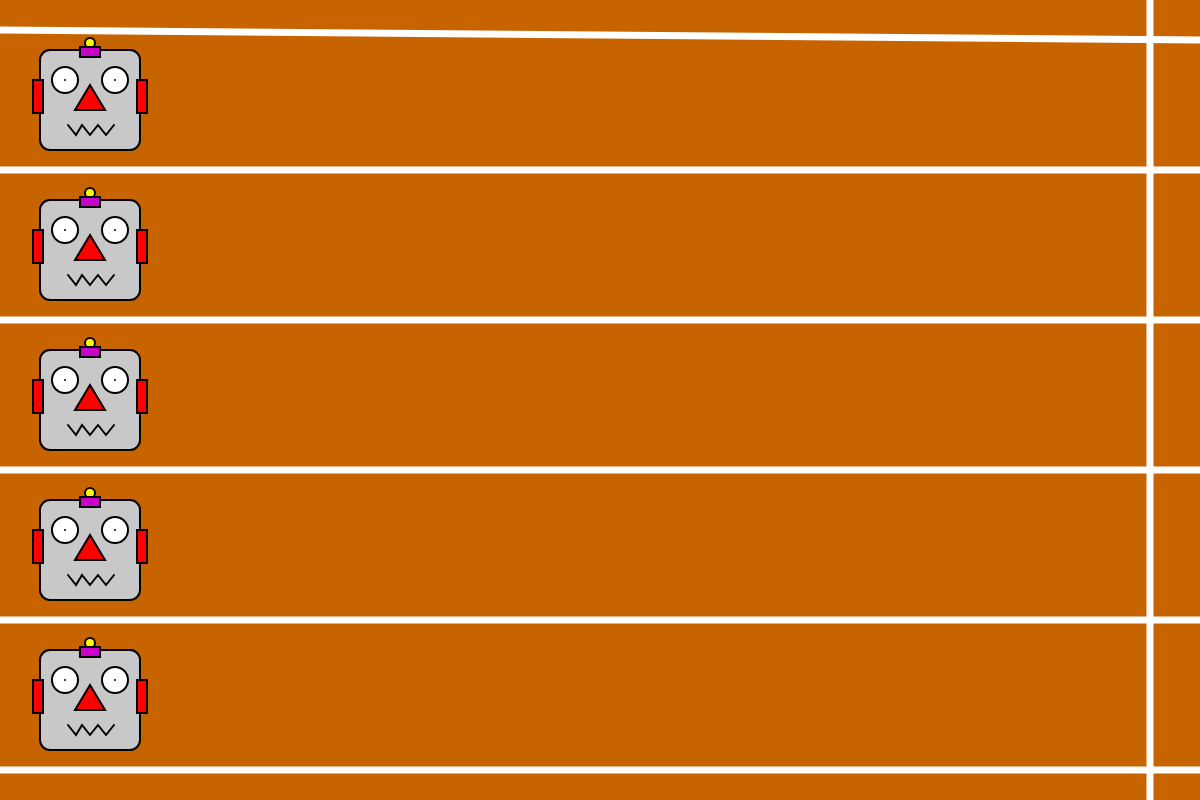
Frame 1 (no input)
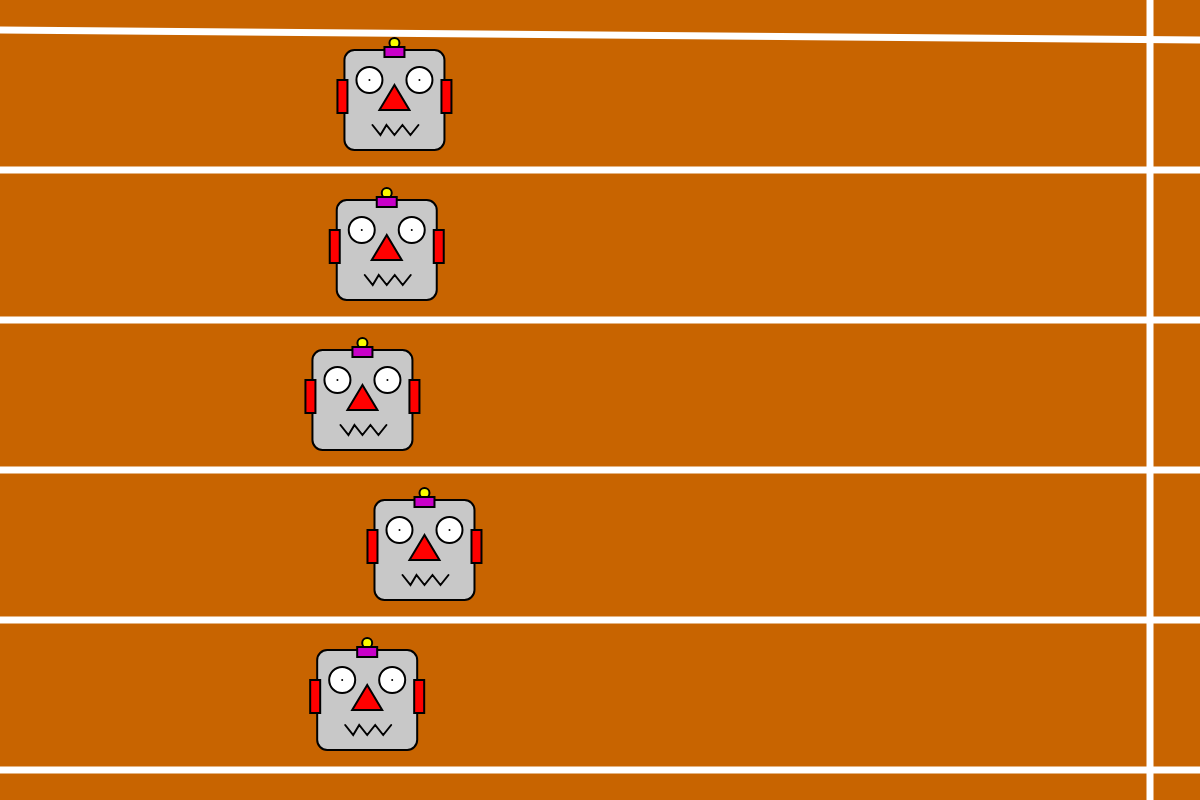
Frame 60 (no input)
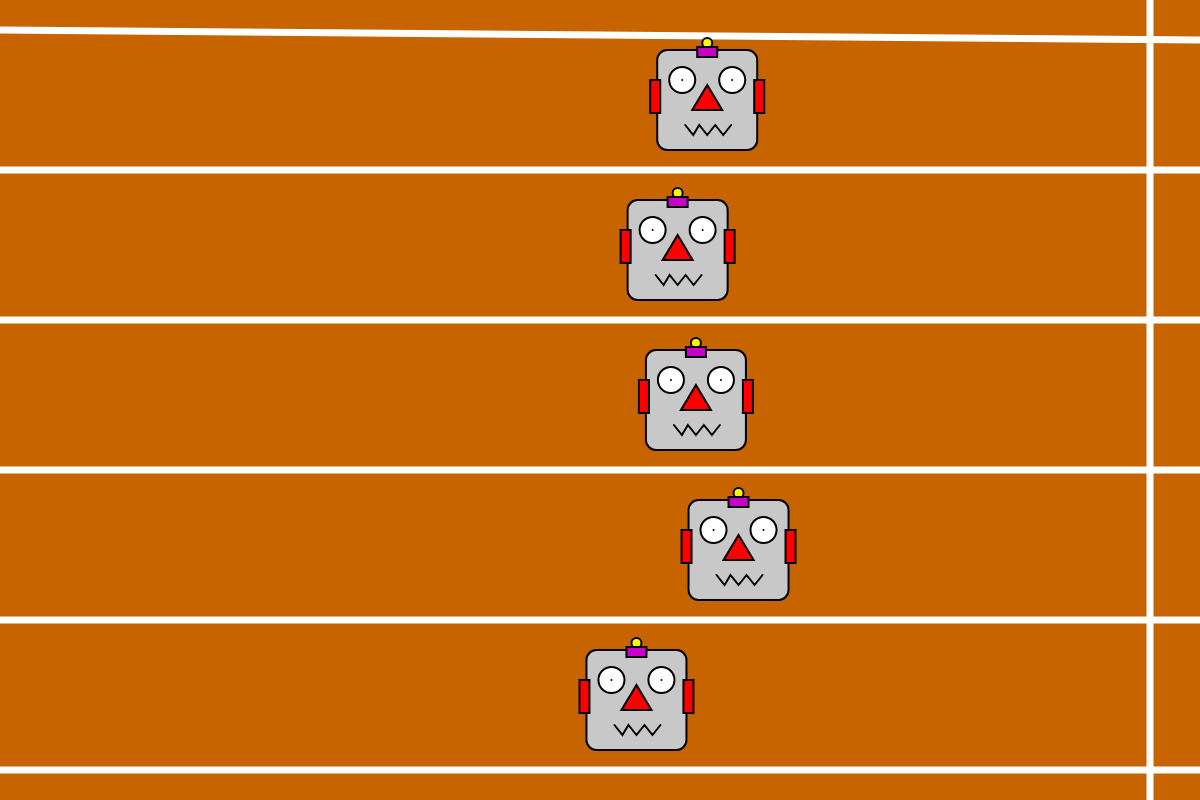
Frame 120 (the mouse pressed at the canvas centre since frame 60)

The p5.js sketch that drew these frames (run headless with seeded random() and noise() and a simulated clock; from frame 60 on, the mouse is pressed at the canvas centre):

// p5.js sketch
// ── sketch.js
/*
Hack It: Robot Olympics

* Make each robot move down the track by increasing its x coordinate each frame. You will want to add some randomness to this so each robot races at a different speed. 
* Check which robot has won the race and display a message saying which robot won. Remember the lanes will are labelled 1-5 not 0-4. 
* Some other things to try out when you've done the basics: 
	* Switch the robotXs and robotYs arrays to a single array of objects. 
	* Change the look of each robot.  
	* [HARD] Make the robots run the other way, or down the screen not across. 
	* [V HARD] make the race distance longer without increasing the size of the canvas. 
	* [V HARD] add "on your marks.", "Get set" and "go" before the start of the race. 
*/

var finishLineX = 1150;
// Changing robotsXs and robotsYs to an array of objects
var robotCoordinates = [
	{ robotXs: 40, robotYs: 50 },
	{ robotXs: 40, robotYs: 200 },
	{ robotXs: 40, robotYs: 350 },
	{ robotXs: 40, robotYs: 500 },
	{ robotXs: 40, robotYs: 650 }];
var rank = [1, 2, 3, 4, 5];


function setup() {
	createCanvas(1200, 800);

}


function draw() {

	background(200, 100, 0);


	//draw the finish line and first line marker
	strokeWeight(7);
	stroke(255);
	line(finishLineX, 0, finishLineX, height);
	line(0, robotCoordinates[0].robotYs - 20, width, robotCoordinates[0].robotYs - 10);



	for (var i = 0; i < robotCoordinates.length; i++) {

		//draw the robots
		strokeWeight(2);
		stroke(0);

		//robot head
		fill(200);
		rect(robotCoordinates[i].robotXs, robotCoordinates[i].robotYs, 100, 100, 10);

		//ears
		fill(255, 0, 0);

		rect(robotCoordinates[i].robotXs - 7, robotCoordinates[i].robotYs + 30, 10, 33);
		rect(robotCoordinates[i].robotXs + 97, robotCoordinates[i].robotYs + 30, 10, 33);

		//robots' antennas
		fill(250, 250, 0);
		ellipse(robotCoordinates[i].robotXs + 50, robotCoordinates[i].robotYs - 7, 10, 10);

		fill(200, 0, 200);
		rect(robotCoordinates[i].robotXs + 40, robotCoordinates[i].robotYs - 3, 20, 10);

		//eyes
		fill(255);
		ellipse(robotCoordinates[i].robotXs + 25, robotCoordinates[i].robotYs + 30, 26, 26);
		point(robotCoordinates[i].robotXs + 25, robotCoordinates[i].robotYs + 30);
		ellipse(robotCoordinates[i].robotXs + 75, robotCoordinates[i].robotYs + 30, 26, 26);
		point(robotCoordinates[i].robotXs + 75, robotCoordinates[i].robotYs + 30);


		//robots' noses
		fill(255, 0, 0);
		triangle(robotCoordinates[i].robotXs + 50, robotCoordinates[i].robotYs + 35, robotCoordinates[i].robotXs + 35, robotCoordinates[i].robotYs + 60, robotCoordinates[i].robotXs + 65, robotCoordinates[i].robotYs + 60);

		//robot 1 mouth
		noFill();
		beginShape();
		vertex(robotCoordinates[i].robotXs + 28, robotCoordinates[i].robotYs + 75);
		vertex(robotCoordinates[i].robotXs + 36, robotCoordinates[i].robotYs + 85);
		vertex(robotCoordinates[i].robotXs + 42, robotCoordinates[i].robotYs + 75);
		vertex(robotCoordinates[i].robotXs + 50, robotCoordinates[i].robotYs + 85);
		vertex(robotCoordinates[i].robotXs + 58, robotCoordinates[i].robotYs + 75);
		vertex(robotCoordinates[i].robotXs + 66, robotCoordinates[i].robotYs + 85);
		vertex(robotCoordinates[i].robotXs + 74, robotCoordinates[i].robotYs + 75);
		endShape();

		//draw the lower line marker for this lane
		strokeWeight(7);
		stroke(255);
		line(0, robotCoordinates[i].robotYs + 120, width, robotCoordinates[i].robotYs + 120);

		//TODO: update the robots x location 

		robotCoordinates[i].robotXs += random(0, 10);

		//TODO Check if the robot has won and display message!  

		if (robotCoordinates[i].robotXs + 100 >= finishLineX) {
			fill("Black");
			textSize(32);
			text("Robot " + rank[i] + " is the winner!", robotCoordinates[i].robotXs/2, robotCoordinates[i].robotYs+50);
			noLoop();
		}

	}

}
